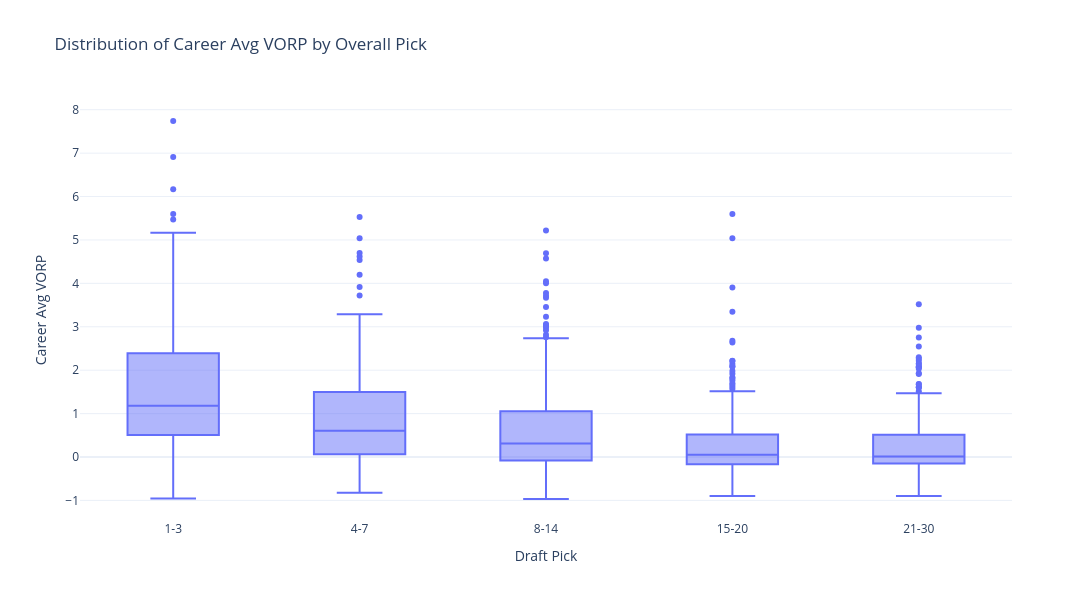

Here is the notebook cell this chart was saved with:
### Code cell
box_stats = (
    draft_class_data.groupby("pick_tier")["career_avg_vorp"]
    .agg(
        q1=lambda s: s.quantile(0.25),
        median="median",
        q3=lambda s: s.quantile(0.75),
        min="min",
        max="max",
        count="count",
        iqr=lambda s: s.quantile(0.75) - s.quantile(0.25),
        lower_fence=lambda s: s[s >= (s.quantile(0.25) - 1.5 * (s.quantile(0.75) - s.quantile(0.25)))].min(),
        upper_fence=lambda s: s[s <= (s.quantile(0.75) + 1.5 * (s.quantile(0.75) - s.quantile(0.25)))].max(),
    )
    .reset_index()
)
box_stats["pick_tier"] = pd.Categorical(box_stats["pick_tier"],categories=tier_order,ordered=True)
box_stats = box_stats.sort_values("pick_tier")

fig_box_pick_vorp = go.Figure()

# Actual box plot
fig_box_pick_vorp.add_trace(
    go.Box(
        x=draft_class_data["pick_tier"],
        y=draft_class_data["career_avg_vorp"],
        name="Career Avg VORP",
        hoverinfo="skip",
        showlegend=False
    )
)

# Invisible overlay to provide clean custom hover for each box
fig_box_pick_vorp.add_trace(
    go.Bar(
        x=box_stats["pick_tier"],
        y=box_stats["upper_fence"] - box_stats["lower_fence"],
        base=box_stats["lower_fence"],
        width=0.65,
        marker=dict(color="rgba(0,0,0,0.001)", line=dict(width=0)),
        customdata=box_stats[["lower_fence", "q1", "median", "q3", "upper_fence", "count"]].to_numpy(),
        hovertemplate=(
            "Pick: %{x}<br>"
            "Lower Fence: %{customdata[0]:.2f}<br>"
            "Q1: %{customdata[1]:.2f}<br>"
            "Median: %{customdata[2]:.2f}<br>"
            "Q3: %{customdata[3]:.2f}<br>"
            "Upper Fence: %{customdata[4]:.2f}<br>"
            "Players: %{customdata[5]:.0f}<br>"
            "<extra></extra>"
        ),
        showlegend=False
    )
)

fig_box_pick_vorp.update_layout(
    title="Distribution of Career Avg VORP by Overall Pick",
    template="plotly_white",
    height=600,
    width=1300,
    barmode="overlay",
    xaxis_title="Draft Pick",
    yaxis_title=" Career Avg VORP"
)

fig_box_pick_vorp.update_xaxes(categoryorder="array", categoryarray=tier_order)
#fig_box_pick_vorp.write_html("box_plot_career_avg_vorp_by_pick.html")
#display(IFrame("box_plot_career_avg_vorp_by_pick.html", width=1300, height=600))
fig_box_pick_vorp.show()

### Figure 1 — Plotly figure (JSON) as saved in the notebook; plotly's stock layout.template omitted (floating-point values rounded to 4 significant figures; data arrays with more than 128 entries replaced by an {"elided": "..."} marker saying what was removed)
{"data": [{"hoverinfo": "skip", "name": "Career Avg VORP", "showlegend": false, "type": "box", "x": {"elided": "1216 str values"}, "y": {"elided": "1216 float values"}}, {"base": [-0.956, -0.825, -0.967, -0.9, -0.9], "customdata": [[-0.956, 0.5082, 1.179, 2.388, 5.165, 132.0], [-0.825, 0.0645, 0.6055, 1.5, 3.289, 176.0], [-0.967, -0.08075, 0.31, 1.047, 2.736, 308.0], [-0.9, -0.168, 0.05, 0.518, 1.514, 264.0], [-0.9, -0.15, 0.014, 0.5132, 1.469, 336.0]], "hovertemplate": "Pick: %{x}<br>Lower Fence: %{customdata[0]:.2f}<br>Q1: %{customdata[1]:.2f}<br>Median: %{customdata[2]:.2f}<br>Q3: %{customdata[3]:.2f}<br>Upper Fence: %{customdata[4]:.2f}<br>Players: %{customdata[5]:.0f}<br><extra></extra>", "marker": {"color": "rgba(0,0,0,0.001)", "line": {"width": 0}}, "showlegend": false, "type": "bar", "width": 0.65, "x": ["1-3", "4-7", "8-14", "15-20", "21-30"], "y": [6.121, 4.114, 3.703, 2.414, 2.369]}], "layout": {"barmode": "overlay", "height": 600, "title": {"text": "Distribution of Career Avg VORP by Overall Pick"}, "width": 1300, "xaxis": {"categoryarray": ["1-3", "4-7", "8-14", "15-20", "21-30"], "categoryorder": "array", "title": {"text": "Draft Pick"}}, "yaxis": {"title": {"text": " Career Avg VORP"}}}}
